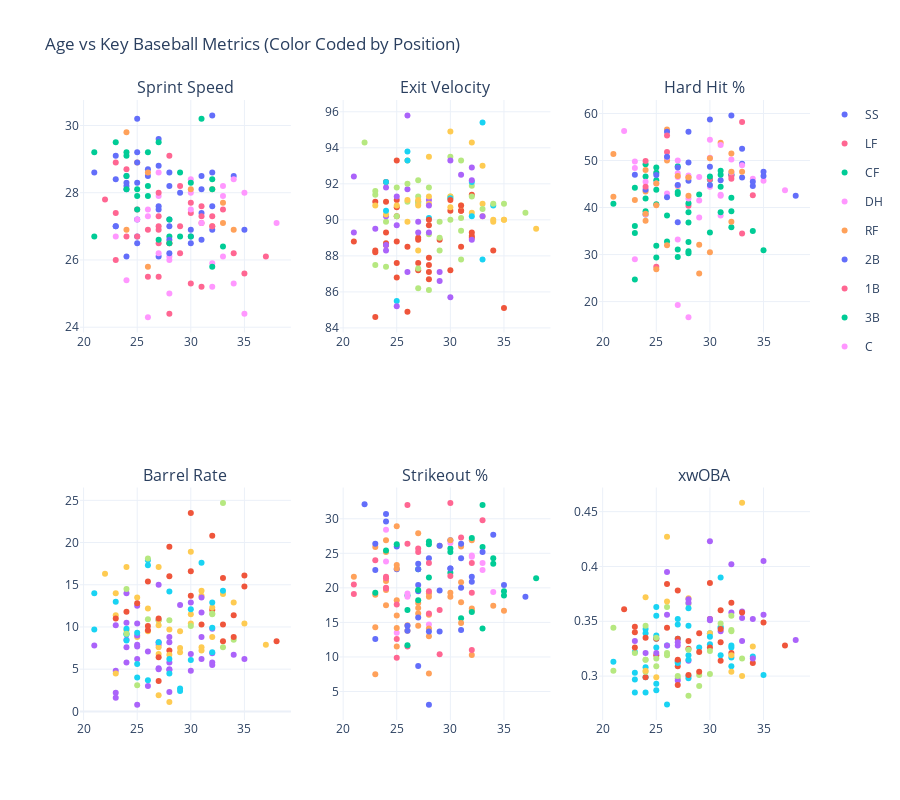

The code cell stored with this chart in its notebook:
### Code cell
from plotly.subplots import make_subplots
import plotly.graph_objects as go

metrics = [
    ("sprint_speed", "Sprint Speed"),
    ("exit_velocity_avg", "Exit Velocity"),
    ("hard_hit_percent", "Hard Hit %"),
    ("barrel_batted_rate", "Barrel Rate"),
    ("k_percent", "Strikeout %"),
    ("xwoba", "xwOBA")
]

positions = df25["position"].dropna().unique()

fig = make_subplots(rows=2, cols=3, subplot_titles=[m[1] for m in metrics])

for pos in positions:
    subset = df25[df25["position"] == pos]

    for i, (col, title) in enumerate(metrics):
        fig.add_trace(
            go.Scatter(
                x=subset["player_age"],
                y=subset[col],
                mode="markers",
                name=pos,  # legend shows position
                legendgroup=pos,
                showlegend=(i == 0),  # show legend only once
                text=subset["last_name, first_name"],
                hovertemplate=
                "<b>%{text}</b><br>" +
                "Age: %{x}<br>" +
                f"{title}: %{{y}}<br>" +
                f"Position: {pos}<extra></extra>"
            ),
            row=i//3 + 1, col=i%3 + 1
        )

fig.update_layout(
    title="Age vs Key Baseball Metrics (Color Coded by Position)",
    height=800,
    template="plotly_white"
)

fig.show()
